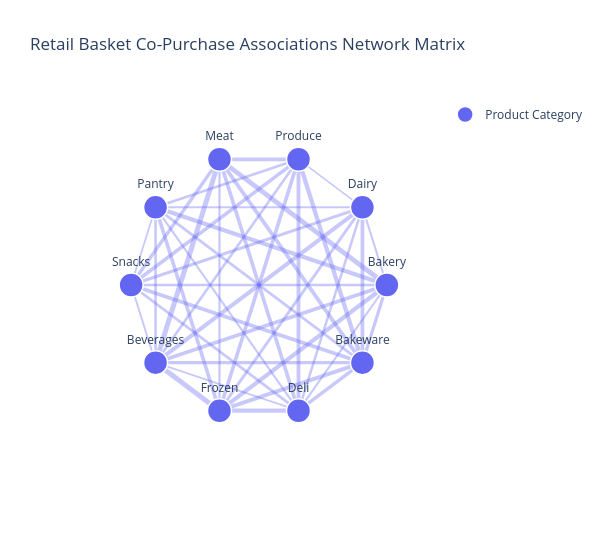

The notebook cell this image was saved under:
### Markdown cell above
## Circular Relations Network Graph

Using Plotly Scatter, we plot nodes as circles and co-purchase strengths above a threshold (0.20) as connecting paths with variable opacity.

### Code cell
fig = go.Figure()

# 1. Plot connection link lines (connections)
# Loop through lower triangle to prevent duplicates
link_count = 0
for i in range(n_items):
    for j in range(i + 1, n_items):
        weight = assoc_matrix[i, j]
        if weight >= 0.20:
            link_count += 1
            # Coordinate line
            x_line = [node_x[i], node_x[j]]
            y_line = [node_y[i], node_y[j]]
            
            fig.add_trace(go.Scatter(
                x=x_line, y=y_line,
                mode='lines',
                line=dict(color='rgba(99, 102, 241, 0.35)', width=weight * 8.0), # Width represents correlation
                showlegend=False,
                hoverinfo='none'
            ))

print(f"Rendered Connection Links: {link_count}")

# 2. Plot categories nodes
fig.add_trace(go.Scatter(
    x=list(node_x),
    y=list(node_y),
    mode='markers+text',
    marker=dict(
        size=24,
        color='#6366F1',
        line=dict(width=1.5, color='white')
    ),
    text=categories,
    textposition='top center',
    name='Product Category',
    hoverinfo='text',
    hovertext=[f"<b>{cat}</b><br>Active Associations" for cat in categories]
))

fig.update_layout(
    title='Retail Basket Co-Purchase Associations Network Matrix',
    xaxis=dict(visible=False, range=[-1.4, 1.4]),
    yaxis=dict(visible=False, range=[-1.4, 1.4]),
    width=600,
    height=550,
    template='plotly_white'
)

fig.show()

### Figure 1 — Plotly figure (JSON) as saved in the notebook; plotly's stock layout.template omitted (floating-point values rounded to 4 significant figures)
{"data": [{"hoverinfo": "none", "line": {"color": "rgba(99, 102, 241, 0.35)", "width": 2.082}, "mode": "lines", "showlegend": false, "x": [1.0, 0.809], "y": [0.0, 0.5878], "type": "scatter"}, {"hoverinfo": "none", "line": {"color": "rgba(99, 102, 241, 0.35)", "width": 4.719}, "mode": "lines", "showlegend": false, "x": [1.0, -0.309], "y": [0.0, 0.9511], "type": "scatter"}, {"hoverinfo": "none", "line": {"color": "rgba(99, 102, 241, 0.35)", "width": 4.236}, "mode": "lines", "showlegend": false, "x": [1.0, -0.809], "y": [0.0, 0.5878], "type": "scatter"}, {"hoverinfo": "none", "line": {"color": "rgba(99, 102, 241, 0.35)", "width": 2.277}, "mode": "lines", "showlegend": false, "x": [1.0, -1.0], "y": [0.0, 1.225e-16], "type": "scatter"}, {"hoverinfo": "none", "line": {"color": "rgba(99, 102, 241, 0.35)", "width": 3.698}, "mode": "lines", "showlegend": false, "x": [1.0, -0.809], "y": [0.0, -0.5878], "type": "scatter"}, {"hoverinfo": "none", "line": {"color": "rgba(99, 102, 241, 0.35)", "width": 4.135}, "mode": "lines", "showlegend": false, "x": [1.0, -0.309], "y": [0.0, -0.9511], "type": "scatter"}, {"hoverinfo": "none", "line": {"color": "rgba(99, 102, 241, 0.35)", "width": 2.104}, "mode": "lines", "showlegend": false, "x": [1.0, 0.309], "y": [0.0, -0.9511], "type": "scatter"}, {"hoverinfo": "none", "line": {"color": "rgba(99, 102, 241, 0.35)", "width": 3.192}, "mode": "lines", "showlegend": false, "x": [1.0, 0.809], "y": [0.0, -0.5878], "type": "scatter"}, {"hoverinfo": "none", "line": {"color": "rgba(99, 102, 241, 0.35)", "width": 1.689}, "mode": "lines", "showlegend": false, "x": [0.809, 0.309], "y": [0.5878, 0.9511], "type": "scatter"}, {"hoverinfo": "none", "line": {"color": "rgba(99, 102, 241, 0.35)", "width": 1.916}, "mode": "lines", "showlegend": false, "x": [0.809, -0.809], "y": [0.5878, 0.5878], "type": "scatter"}, {"hoverinfo": "none", "line": {"color": "rgba(99, 102, 241, 0.35)", "width": 3.068}, "mode": "lines", "showlegend": false, "x": [0.809, -1.0], "y": [0.5878, 1.225e-16], "type": "scatter"}, {"hoverinfo": "none", "line": {"color": "rgba(99, 102, 241, 0.35)", "width": 4.15}, "mode": "lines", "showlegend": false, "x": [0.809, -0.809], "y": [0.5878, -0.5878], "type": "scatter"}, {"hoverinfo": "none", "line": {"color": "rgba(99, 102, 241, 0.35)", "width": 2.831}, "mode": "lines", "showlegend": false, "x": [0.809, -0.309], "y": [0.5878, -0.9511], "type": "scatter"}, {"hoverinfo": "none", "line": {"color": "rgba(99, 102, 241, 0.35)", "width": 2.523}, "mode": "lines", "showlegend": false, "x": [0.809, 0.309], "y": [0.5878, -0.9511], "type": "scatter"}, {"hoverinfo": "none", "line": {"color": "rgba(99, 102, 241, 0.35)", "width": 3.717}, "mode": "lines", "showlegend": false, "x": [0.809, 0.809], "y": [0.5878, -0.5878], "type": "scatter"}, {"hoverinfo": "none", "line": {"color": "rgba(99, 102, 241, 0.35)", "width": 3.873}, "mode": "lines", "showlegend": false, "x": [0.309, -0.309], "y": [0.9511, 0.9511], "type": "scatter"}, {"hoverinfo": "none", "line": {"color": "rgba(99, 102, 241, 0.35)", "width": 2.648}, "mode": "lines", "showlegend": false, "x": [0.309, -0.809], "y": [0.9511, 0.5878], "type": "scatter"}, {"hoverinfo": "none", "line": {"color": "rgba(99, 102, 241, 0.35)", "width": 3.539}, "mode": "lines", "showlegend": false, "x": [0.309, -1.0], "y": [0.9511, 1.225e-16], "type": "scatter"}, {"hoverinfo": "none", "line": {"color": "rgba(99, 102, 241, 0.35)", "width": 2.594}, "mode": "lines", "showlegend": false, "x": [0.309, -0.809], "y": [0.9511, -0.5878], "type": "scatter"}, {"hoverinfo": "none", "line": {"color": "rgba(99, 102, 241, 0.35)", "width": 3.656}, "mode": "lines", "showlegend": false, "x": [0.309, -0.309], "y": [0.9511, -0.9511], "type": "scatter"}, {"hoverinfo": "none", "line": {"color": "rgba(99, 102, 241, 0.35)", "width": 3.856}, "mode": "lines", "showlegend": false, "x": [0.309, 0.309], "y": [0.9511, -0.9511], "type": "scatter"}, {"hoverinfo": "none", "line": {"color": "rgba(99, 102, 241, 0.35)", "width": 4.291}, "mode": "lines", "showlegend": false, "x": [0.309, 0.809], "y": [0.9511, -0.5878], "type": "scatter"}, {"hoverinfo": "none", "line": {"color": "rgba(99, 102, 241, 0.35)", "width": 3.395}, "mode": "lines", "showlegend": false, "x": [-0.309, -1.0], "y": [0.9511, 1.225e-16], "type": "scatter"}, {"hoverinfo": "none", "line": {"color": "rgba(99, 102, 241, 0.35)", "width": 4.966}, "mode": "lines", "showlegend": false, "x": [-0.309, -0.809], "y": [0.9511, -0.5878], "type": "scatter"}, {"hoverinfo": "none", "line": {"color": "rgba(99, 102, 241, 0.35)", "width": 2.272}, "mode": "lines", "showlegend": false, "x": [-0.309, -0.309], "y": [0.9511, -0.9511], "type": "scatter"}, {"hoverinfo": "none", "line": {"color": "rgba(99, 102, 241, 0.35)", "width": 3.678}, "mode": "lines", "showlegend": false, "x": [-0.309, 0.309], "y": [0.9511, -0.9511], "type": "scatter"}, {"hoverinfo": "none", "line": {"color": "rgba(99, 102, 241, 0.35)", "width": 3.714}, "mode": "lines", "showlegend": false, "x": [-0.309, 0.809], "y": [0.9511, -0.5878], "type": "scatter"}, {"hoverinfo": "none", "line": {"color": "rgba(99, 102, 241, 0.35)", "width": 1.83}, "mode": "lines", "showlegend": false, "x": [-0.809, -1.0], "y": [0.5878, 1.225e-16], "type": "scatter"}, {"hoverinfo": "none", "line": {"color": "rgba(99, 102, 241, 0.35)", "width": 2.605}, "mode": "lines", "showlegend": false, "x": [-0.809, -0.809], "y": [0.5878, -0.5878], "type": "scatter"}, {"hoverinfo": "none", "line": {"color": "rgba(99, 102, 241, 0.35)", "width": 3.628}, "mode": "lines", "showlegend": false, "x": [-0.809, -0.309], "y": [0.5878, -0.9511], "type": "scatter"}, {"hoverinfo": "none", "line": {"color": "rgba(99, 102, 241, 0.35)", "width": 2.108}, "mode": "lines", "showlegend": false, "x": [-0.809, 0.309], "y": [0.5878, -0.9511], "type": "scatter"}, {"hoverinfo": "none", "line": {"color": "rgba(99, 102, 241, 0.35)", "width": 2.807}, "mode": "lines", "showlegend": false, "x": [-0.809, 0.809], "y": [0.5878, -0.5878], "type": "scatter"}, {"hoverinfo": "none", "line": {"color": "rgba(99, 102, 241, 0.35)", "width": 1.918}, "mode": "lines", "showlegend": false, "x": [-1.0, -0.809], "y": [1.225e-16, -0.5878], "type": "scatter"}, {"hoverinfo": "none", "line": {"color": "rgba(99, 102, 241, 0.35)", "width": 2.806}, "mode": "lines", "showlegend": false, "x": [-1.0, 0.309], "y": [1.225e-16, -0.9511], "type": "scatter"}, {"hoverinfo": "none", "line": {"color": "rgba(99, 102, 241, 0.35)", "width": 3.763}, "mode": "lines", "showlegend": false, "x": [-1.0, 0.809], "y": [1.225e-16, -0.5878], "type": "scatter"}, {"hoverinfo": "none", "line": {"color": "rgba(99, 102, 241, 0.35)", "width": 4.948}, "mode": "lines", "showlegend": false, "x": [-0.809, -0.309], "y": [-0.5878, -0.9511], "type": "scatter"}, {"hoverinfo": "none", "line": {"color": "rgba(99, 102, 241, 0.35)", "width": 1.8}, "mode": "lines", "showlegend": false, "x": [-0.809, 0.309], "y": [-0.5878, -0.9511], "type": "scatter"}, {"hoverinfo": "none", "line": {"color": "rgba(99, 102, 241, 0.35)", "width": 3.27}, "mode": "lines", "showlegend": false, "x": [-0.809, 0.809], "y": [-0.5878, -0.5878], "type": "scatter"}, {"hoverinfo": "none", "line": {"color": "rgba(99, 102, 241, 0.35)", "width": 4.307}, "mode": "lines", "showlegend": false, "x": [-0.309, 0.309], "y": [-0.9511, -0.9511], "type": "scatter"}, {"hoverinfo": "none", "line": {"color": "rgba(99, 102, 241, 0.35)", "width": 3.98}, "mode": "lines", "showlegend": false, "x": [-0.309, 0.809], "y": [-0.9511, -0.5878], "type": "scatter"}, {"hoverinfo": "none", "line": {"color": "rgba(99, 102, 241, 0.35)", "width": 3.443}, "mode": "lines", "showlegend": false, "x": [0.309, 0.809], "y": [-0.9511, -0.5878], "type": "scatter"}, {"hoverinfo": "text", "hovertext": ["<b>Bakery</b><br>Active Associations", "<b>Dairy</b><br>Active Associations", "<b>Produce</b><br>Active Associations", "<b>Meat</b><br>Active Associations", "<b>Pantry</b><br>Active Associations", "<b>Snacks</b><br>Active Associations", "<b>Beverages</b><br>Active Associations", "<b>Frozen</b><br>Active Associations", "<b>Deli</b><br>Active Associations", "<b>Bakeware</b><br>Active Associations"], "marker": {"color": "#6366F1", "line": {"color": "white", "width": 1.5}, "size": 24}, "mode": "markers+text", "name": "Product Category", "text": ["Bakery", "Dairy", "Produce", "Meat", "Pantry", "Snacks", "Beverages", "Frozen", "Deli", "Bakeware"], "textposition": "top center", "x": [1.0, 0.809, 0.309, -0.309, -0.809, -1.0, -0.809, -0.309, 0.309, 0.809], "y": [0.0, 0.5878, 0.9511, 0.9511, 0.5878, 1.225e-16, -0.5878, -0.9511, -0.9511, -0.5878], "type": "scatter"}], "layout": {"xaxis": {"visible": false, "range": [-1.4, 1.4]}, "yaxis": {"visible": false, "range": [-1.4, 1.4]}, "title": {"text": "Retail Basket Co-Purchase Associations Network Matrix"}, "width": 600, "height": 550}}
